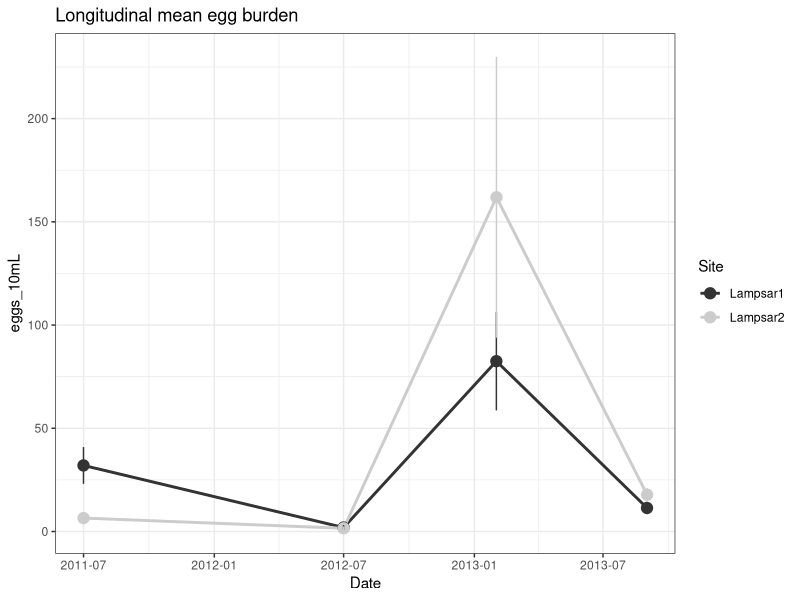
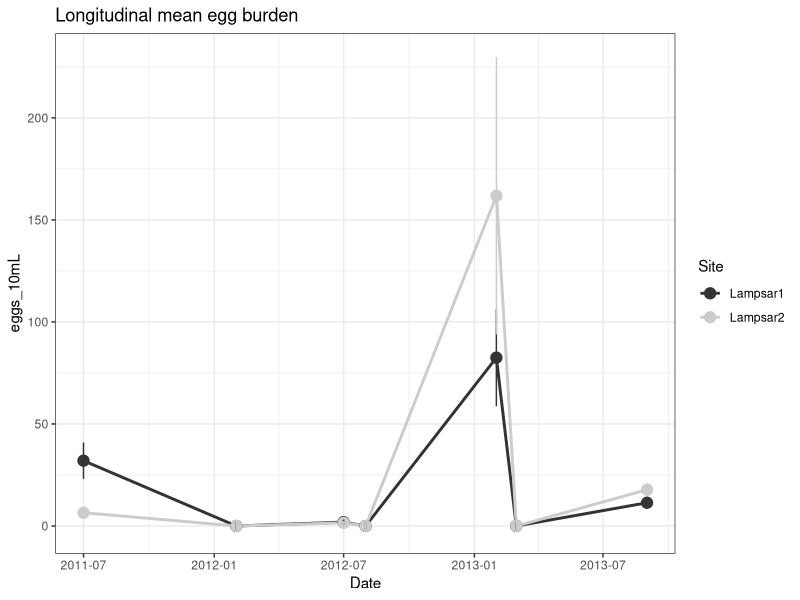
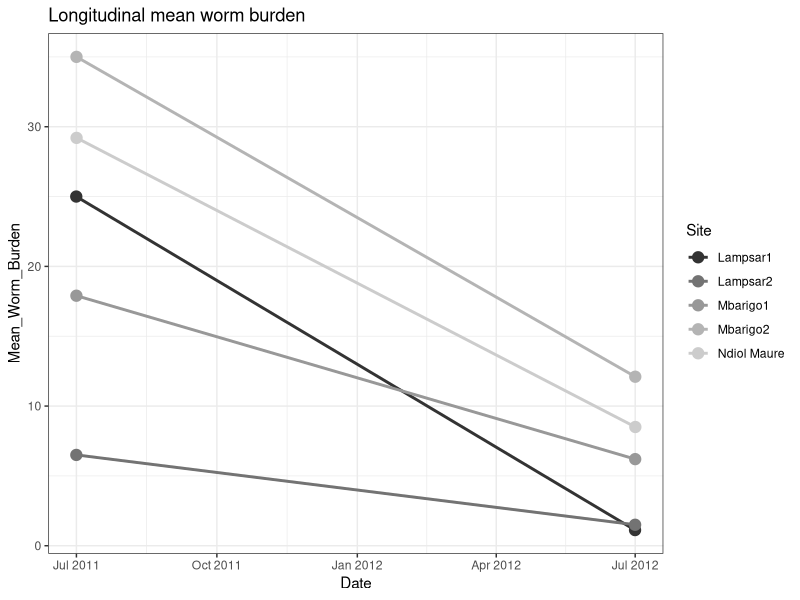
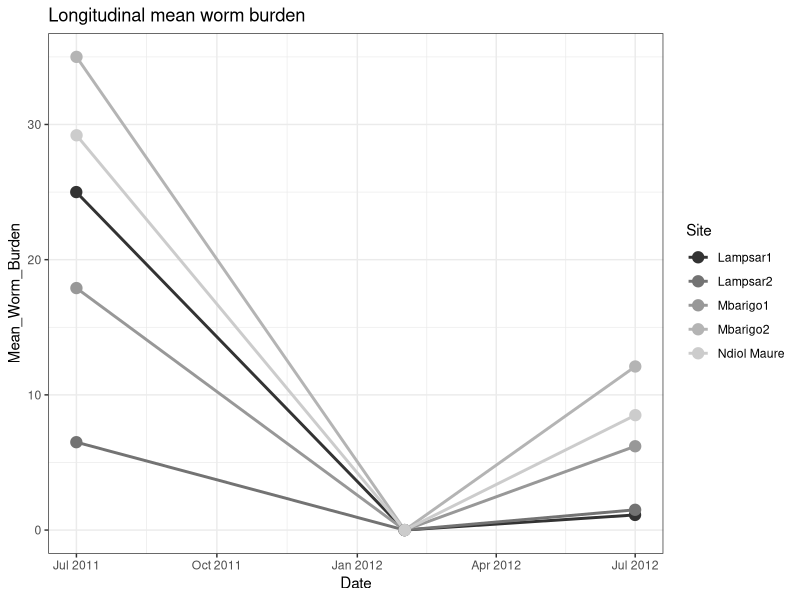

Write R code to recreate these figures, in order.

require(ggplot2)

#Data and plot for two villages with 4 measured burdens ###############################
lampsar<-as.data.frame(matrix(ncol=4, nrow=8))
  colnames(lampsar)<-c("Site","Date","eggs_10mL","st.err")

lampsar$Site<-c(rep(c("Lampsar1"), times=4), rep(c("Lampsar2"), times=4))

lampsar$Date<-c(rep(c("2011-7-1","2012-7-1","2013-2-1","2013-9-1"), times=2))
  lampsar$Date<-as.Date(lampsar$Date)

lampsar$eggs_10mL<-c(32,1.91,82.5,11.4,6.5,1.55,161.9,17.8)

lampsar$st.err<-c(8.9,1.19,23.8,3,2.9,.86,68,3.23)

cols<-c("red", "blue")

ggplot(lampsar, aes(x=Date, y=eggs_10mL, group=Site, color=Site)) +
  theme_bw()+
  scale_color_grey() +
  geom_line(position=position_dodge(.25), size=1) +
  geom_point(position=position_dodge(.25), size=3.5) +
  geom_errorbar(aes(ymin=eggs_10mL-st.err,
                    ymax=eggs_10mL+st.err),
                width=.2, position=position_dodge(.25)) +
  ggtitle("Longitudinal mean egg burden")  

#Plot including PZQ treatment assuming 100% coverage and efficacy ############################
lampsar2<-as.data.frame(matrix(ncol=4, nrow=14))
  colnames(lampsar2)<-c("Site","Date","eggs_10mL","st.err")

lampsar2$Site<-c(rep(c("Lampsar1"), times=7), rep(c("Lampsar2"), times=7))

lampsar2$Date<-c(rep(c("2011-7-1","2012-2-1","2012-7-1","2012-8-1","2013-2-1","2013-3-1","2013-9-1"), times=2))
  lampsar2$Date<-as.Date(lampsar2$Date)

lampsar2$eggs_10mL<-c(32,0,1.91,0,82.5,0,11.4,6.5,0,1.55,0,161.9,0,17.8)

lampsar2$st.err<-c(8.9,2,1.19,2,23.8,2,3,2.9,2,.86,2,68,2,3.23)

cols<-c("red", "blue")

ggplot(lampsar2, aes(x=Date, y=eggs_10mL, group=Site, color=Site)) +
  theme_bw()+
  scale_color_grey() +
  geom_line(position=position_dodge(.25), size=1) +
  geom_point(position=position_dodge(.25), size=3.5) +
  geom_errorbar(aes(ymin=eggs_10mL-st.err,
                    ymax=eggs_10mL+st.err),
                width=.2, position=position_dodge(.25)) +
  ggtitle("Longitudinal mean egg burden") 

#Data and plot for 5 villages with two measured burdens #########################################
burd<-as.data.frame(matrix(ncol=3,nrow=10))
  colnames(burd)<-c("Site", "Date", "Mean_Worm_Burden")
  
burd$Site<-c(rep(c("Lampsar1"), times=2), rep(c("Lampsar2"), times=2), rep(c("Mbarigo1"), times=2),
             rep(c("Mbarigo2"), times=2), rep(c("Ndiol Maure"), times=2))  

burd$Date<-c(rep(c("2011-7-1", "2012-7-1")))
  burd$Date<-as.Date(burd$Date)

burd$Mean_Worm_Burden<-c(25,1.12,6.5,1.5,17.9,6.2,35,12.1,29.2,8.5)

cols2<-c("red", "blue", "darkgreen", "orange", "purple")

ggplot(burd, aes(x=Date, y=Mean_Worm_Burden, group=Site, color=Site)) +
  theme_bw()+
  scale_color_grey() +
  geom_line(position=position_dodge(.25), size=1) +
  geom_point(position=position_dodge(.25), size=3.5) +
  ggtitle("Longitudinal mean worm burden")  

#Plot with PZQ treatment assuming 100% coverage and efficacy (i.e. W drops to 0) ################################
burd2<-as.data.frame(matrix(ncol=3,nrow=15))
colnames(burd2)<-c("Site", "Date", "Mean_Worm_Burden")

burd2$Site<-c(rep(c("Lampsar1"), times=3), rep(c("Lampsar2"), times=3), rep(c("Mbarigo1"), times=3),
             rep(c("Mbarigo2"), times=3), rep(c("Ndiol Maure"), times=3))  

burd2$Date<-c(rep(c("2011-7-1","2012-2-1", "2012-7-1")))
burd2$Date<-as.Date(burd2$Date)

burd2$Mean_Worm_Burden<-c(25,0, 1.12,6.5,0,1.5,17.9,0,6.2,35,0,12.1,29.2,0,8.5)

cols2<-c("red", "blue", "darkgreen", "orange", "purple")

ggplot(burd2, aes(x=Date, y=Mean_Worm_Burden, group=Site, color=Site)) +
  theme_bw()+
  scale_color_grey() +
  geom_line(position=position_dodge(.25), size=1) +
  geom_point(position=position_dodge(.25), size=3.5) +
  ggtitle("Longitudinal mean worm burden") 
